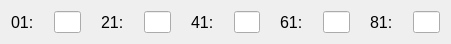
    <widget class="QWidget" name="layoutWidget_20">
     <property name="geometry">
      <rect>
       <x>10</x>
       <y>50</y>
       <width>451</width>
       <height>29</height>
      </rect>
     </property>
     <layout class="QHBoxLayout" name="MemoryRow01">
      <property name="spacing">
       <number>20</number>
      </property>
      <item>
       <layout class="QHBoxLayout" name="MemoryHor01">
        <item>
         <widget class="QLabel" name="label_216">
          <property name="font">
           <font>
            <pointsize>12</pointsize>
           </font>
          </property>
          <property name="text">
           <string>01:</string>
          </property>
         </widget>
        </item>
        <item>
         <widget class="QLineEdit" name="memLineEdit01">
          <property name="autoFillBackground">
           <bool>false</bool>
          </property>
          <property name="maxLength">
           <number>4</number>
          </property>
         </widget>
        </item>
       </layout>
      </item>
      <item>
       <layout class="QHBoxLayout" name="MemoryHor21">
        <item>
         <widget class="QLabel" name="label_217">
          <property name="font">
           <font>
            <pointsize>12</pointsize>
           </font>
          </property>
          <property name="text">
           <string>21:</string>
          </property>
         </widget>
        </item>
        <item>
         <widget class="QLineEdit" name="memLineEdit21">
          <property name="maxLength">
           <number>4</number>
          </property>
         </widget>
        </item>
       </layout>
      </item>
      <item>
       <layout class="QHBoxLayout" name="MemoryHor41">
        <item>
         <widget class="QLabel" name="label_218">
          <property name="font">
           <font>
            <pointsize>12</pointsize>
           </font>
          </property>
          <property name="text">
           <string>41:</string>
          </property>
         </widget>
        </item>
        <item>
         <widget class="QLineEdit" name="memLineEdit41">
          <property name="maxLength">
           <number>4</number>
          </property>
         </widget>
        </item>
       </layout>
      </item>
      <item>
       <layout class="QHBoxLayout" name="MemoryHor61">
        <item>
         <widget class="QLabel" name="label_219">
          <property name="font">
           <font>
            <pointsize>12</pointsize>
           </font>
          </property>
          <property name="text">
           <string>61:</string>
          </property>
         </widget>
        </item>
        <item>
         <widget class="QLineEdit" name="memLineEdit61">
          <property name="maxLength">
           <number>4</number>
          </property>
         </widget>
        </item>
       </layout>
      </item>
      <item>
       <layout class="QHBoxLayout" name="MemoryHor81">
        <item>
         <widget class="QLabel" name="label_220">
          <property name="font">
           <font>
            <pointsize>12</pointsize>
           </font>
          </property>
          <property name="text">
           <string>81:</string>
          </property>
         </widget>
        </item>
        <item>
         <widget class="QLineEdit" name="memLineEdit81">
          <property name="maxLength">
           <number>4</number>
          </property>
         </widget>
        </item>
       </layout>
      </item>
     </layout>
    </widget>
